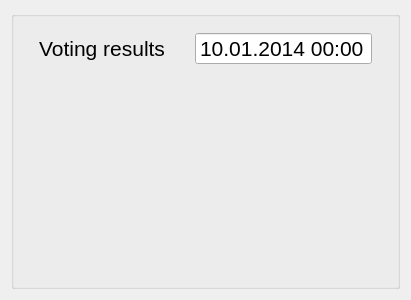
<?xml version="1.0" encoding="UTF-8"?>
<ui version="4.0">
 <class>VoteResultsWidget</class>
 <widget class="QWidget" name="VoteResultsWidget">
  <property name="geometry">
   <rect>
    <x>0</x>
    <y>0</y>
    <width>400</width>
    <height>300</height>
   </rect>
  </property>
  <property name="windowTitle">
   <string>Form</string>
  </property>
  <property name="styleSheet">
   <string notr="true">QWidget {
  font-size: 16pt;
}</string>
  </property>
  <layout class="QGridLayout" name="gridLayout">
   <item row="0" column="0">
    <widget class="QGroupBox" name="resultsBox">
     <property name="sizePolicy">
      <sizepolicy hsizetype="Preferred" vsizetype="Expanding">
       <horstretch>0</horstretch>
       <verstretch>0</verstretch>
      </sizepolicy>
     </property>
     <property name="title">
      <string/>
     </property>
     <property name="flat">
      <bool>false</bool>
     </property>
     <property name="checkable">
      <bool>false</bool>
     </property>
     <layout class="QGridLayout" name="gridLayout_4">
      <property name="leftMargin">
       <number>25</number>
      </property>
      <property name="topMargin">
       <number>15</number>
      </property>
      <property name="rightMargin">
       <number>25</number>
      </property>
      <property name="spacing">
       <number>15</number>
      </property>
      <item row="4" column="0" colspan="3">
       <spacer name="verticalSpacer_2">
        <property name="orientation">
         <enum>Qt::Vertical</enum>
        </property>
        <property name="sizeHint" stdset="0">
         <size>
          <width>20</width>
          <height>40</height>
         </size>
        </property>
       </spacer>
      </item>
      <item row="3" column="0" colspan="3">
       <layout class="QFormLayout" name="resultsLayout">
        <property name="fieldGrowthPolicy">
         <enum>QFormLayout::AllNonFixedFieldsGrow</enum>
        </property>
        <property name="horizontalSpacing">
         <number>50</number>
        </property>
        <property name="verticalSpacing">
         <number>15</number>
        </property>
        <property name="leftMargin">
         <number>25</number>
        </property>
        <property name="topMargin">
         <number>0</number>
        </property>
       </layout>
      </item>
      <item row="2" column="0" colspan="3">
       <widget class="QLabel" name="resultQuestion">
        <property name="text">
         <string/>
        </property>
       </widget>
      </item>
      <item row="1" column="0">
       <widget class="QLabel" name="label_33">
        <property name="text">
         <string>Voting results</string>
        </property>
       </widget>
      </item>
      <item row="1" column="2">
       <widget class="QDateEdit" name="votingDateEdit">
        <property name="sizePolicy">
         <sizepolicy hsizetype="Fixed" vsizetype="Fixed">
          <horstretch>0</horstretch>
          <verstretch>0</verstretch>
         </sizepolicy>
        </property>
        <property name="frame">
         <bool>true</bool>
        </property>
        <property name="readOnly">
         <bool>true</bool>
        </property>
        <property name="buttonSymbols">
         <enum>QAbstractSpinBox::NoButtons</enum>
        </property>
        <property name="showGroupSeparator" stdset="0">
         <bool>false</bool>
        </property>
        <property name="time">
         <time>
          <hour>0</hour>
          <minute>0</minute>
          <second>0</second>
         </time>
        </property>
        <property name="displayFormat">
         <string>dd.MM.yyyy hh:mm</string>
        </property>
        <property name="calendarPopup">
         <bool>false</bool>
        </property>
        <property name="date">
         <date>
          <year>2014</year>
          <month>1</month>
          <day>10</day>
         </date>
        </property>
       </widget>
      </item>
     </layout>
    </widget>
   </item>
  </layout>
 </widget>
 <resources/>
 <connections/>
</ui>
